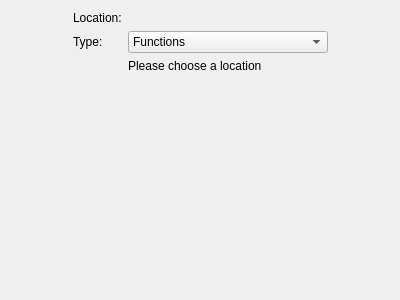
<?xml version="1.0" encoding="UTF-8"?>
<ui version="4.0">
 <class>PathBenchmarks</class>
 <widget class="QWidget" name="PathBenchmarks">
  <property name="geometry">
   <rect>
    <x>0</x>
    <y>0</y>
    <width>400</width>
    <height>300</height>
   </rect>
  </property>
  <property name="windowTitle">
   <string/>
  </property>
  <layout class="QHBoxLayout" name="horizontalLayout_2">
   <item>
    <spacer name="horizontalSpacer">
     <property name="orientation">
      <enum>Qt::Horizontal</enum>
     </property>
     <property name="sizeHint" stdset="0">
      <size>
       <width>91</width>
       <height>20</height>
      </size>
     </property>
    </spacer>
   </item>
   <item>
    <widget class="QWidget" name="widget" native="true">
     <layout class="QFormLayout" name="formLayout">
      <property name="margin">
       <number>0</number>
      </property>
      <item row="0" column="0">
       <widget class="QLabel" name="label">
        <property name="text">
         <string>Location:</string>
        </property>
       </widget>
      </item>
      <item row="1" column="0">
       <widget class="QLabel" name="label_2">
        <property name="text">
         <string>Type:</string>
        </property>
       </widget>
      </item>
      <item row="1" column="1">
       <widget class="QComboBox" name="filetype">
        <item>
         <property name="text">
          <string>Functions</string>
         </property>
        </item>
        <item>
         <property name="text">
          <string>Circuits</string>
         </property>
        </item>
        <item>
         <property name="text">
          <string>Truth Tables</string>
         </property>
        </item>
       </widget>
      </item>
      <item row="2" column="1">
       <widget class="QLabel" name="info">
        <property name="text">
         <string>Please choose a location</string>
        </property>
       </widget>
      </item>
      <item row="0" column="1">
       <widget class="PathSelector" name="path" native="true">
        <property name="minimumSize">
         <size>
          <width>200</width>
          <height>0</height>
         </size>
        </property>
       </widget>
      </item>
     </layout>
    </widget>
   </item>
   <item>
    <spacer name="horizontalSpacer_2">
     <property name="orientation">
      <enum>Qt::Horizontal</enum>
     </property>
     <property name="sizeHint" stdset="0">
      <size>
       <width>90</width>
       <height>20</height>
      </size>
     </property>
    </spacer>
   </item>
  </layout>
 </widget>
 <customwidgets>
  <customwidget>
   <class>PathSelector</class>
   <extends>QWidget</extends>
   <header location="global">core/PathSelector.h</header>
   <container>1</container>
  </customwidget>
 </customwidgets>
 <resources/>
 <connections/>
</ui>
